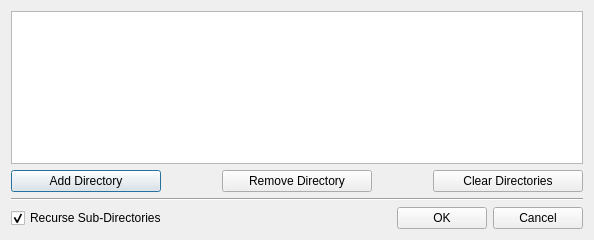
<?xml version="1.0" encoding="UTF-8"?>
<ui version="4.0">
 <class>DirectoriesDialog</class>
 <widget class="QDialog" name="DirectoriesDialog">
  <property name="windowModality">
   <enum>Qt::ApplicationModal</enum>
  </property>
  <property name="geometry">
   <rect>
    <x>0</x>
    <y>0</y>
    <width>594</width>
    <height>240</height>
   </rect>
  </property>
  <property name="windowTitle">
   <string>Select Directories</string>
  </property>
  <layout class="QVBoxLayout" name="verticalLayout_2">
   <item>
    <layout class="QVBoxLayout" name="verticalLayout">
     <item>
      <widget class="QListWidget" name="listWidget"/>
     </item>
     <item>
      <layout class="QHBoxLayout" name="horizontalLayout">
       <item>
        <widget class="QPushButton" name="buttonAddDir">
         <property name="minimumSize">
          <size>
           <width>150</width>
           <height>0</height>
          </size>
         </property>
         <property name="text">
          <string>Add Directory</string>
         </property>
         <property name="icon">
          <iconset resource="../DoubleFileScanner.qrc">
           <normaloff>:/res/Button_FolderAdd.png</normaloff>:/res/Button_FolderAdd.png</iconset>
         </property>
        </widget>
       </item>
       <item>
        <spacer name="horizontalSpacer">
         <property name="orientation">
          <enum>Qt::Horizontal</enum>
         </property>
         <property name="sizeHint" stdset="0">
          <size>
           <width>40</width>
           <height>20</height>
          </size>
         </property>
        </spacer>
       </item>
       <item>
        <widget class="QPushButton" name="buttonRemoveDir">
         <property name="minimumSize">
          <size>
           <width>150</width>
           <height>0</height>
          </size>
         </property>
         <property name="text">
          <string>Remove Directory</string>
         </property>
         <property name="icon">
          <iconset resource="../DoubleFileScanner.qrc">
           <normaloff>:/res/Button_FolderRemove.png</normaloff>:/res/Button_FolderRemove.png</iconset>
         </property>
        </widget>
       </item>
       <item>
        <spacer name="horizontalSpacer_3">
         <property name="orientation">
          <enum>Qt::Horizontal</enum>
         </property>
         <property name="sizeHint" stdset="0">
          <size>
           <width>40</width>
           <height>20</height>
          </size>
         </property>
        </spacer>
       </item>
       <item>
        <widget class="QPushButton" name="buttonClear">
         <property name="minimumSize">
          <size>
           <width>150</width>
           <height>0</height>
          </size>
         </property>
         <property name="text">
          <string>Clear Directories</string>
         </property>
         <property name="icon">
          <iconset resource="../DoubleFileScanner.qrc">
           <normaloff>:/res/Button_Clear.png</normaloff>:/res/Button_Clear.png</iconset>
         </property>
        </widget>
       </item>
      </layout>
     </item>
     <item>
      <widget class="QFrame" name="frame">
       <property name="frameShape">
        <enum>QFrame::HLine</enum>
       </property>
       <property name="frameShadow">
        <enum>QFrame::Sunken</enum>
       </property>
      </widget>
     </item>
     <item>
      <layout class="QHBoxLayout" name="horizontalLayout_2">
       <item>
        <widget class="QCheckBox" name="checkBoxRecursive">
         <property name="text">
          <string>Recurse Sub-Directories</string>
         </property>
         <property name="checkable">
          <bool>true</bool>
         </property>
         <property name="checked">
          <bool>true</bool>
         </property>
        </widget>
       </item>
       <item>
        <spacer name="horizontalSpacer_2">
         <property name="orientation">
          <enum>Qt::Horizontal</enum>
         </property>
         <property name="sizeHint" stdset="0">
          <size>
           <width>40</width>
           <height>20</height>
          </size>
         </property>
        </spacer>
       </item>
       <item>
        <widget class="QPushButton" name="buttonOkay">
         <property name="minimumSize">
          <size>
           <width>90</width>
           <height>0</height>
          </size>
         </property>
         <property name="text">
          <string>OK</string>
         </property>
         <property name="icon">
          <iconset resource="../DoubleFileScanner.qrc">
           <normaloff>:/res/Button_Accept.png</normaloff>:/res/Button_Accept.png</iconset>
         </property>
        </widget>
       </item>
       <item>
        <widget class="QPushButton" name="buttonCancel">
         <property name="minimumSize">
          <size>
           <width>90</width>
           <height>0</height>
          </size>
         </property>
         <property name="text">
          <string>Cancel</string>
         </property>
         <property name="icon">
          <iconset resource="../DoubleFileScanner.qrc">
           <normaloff>:/res/Button_Cancel.png</normaloff>:/res/Button_Cancel.png</iconset>
         </property>
        </widget>
       </item>
      </layout>
     </item>
    </layout>
   </item>
  </layout>
 </widget>
 <tabstops>
  <tabstop>buttonOkay</tabstop>
  <tabstop>buttonCancel</tabstop>
  <tabstop>buttonAddDir</tabstop>
  <tabstop>buttonRemoveDir</tabstop>
  <tabstop>buttonClear</tabstop>
  <tabstop>listWidget</tabstop>
  <tabstop>checkBoxRecursive</tabstop>
 </tabstops>
 <resources>
  <include location="../DoubleFileScanner.qrc"/>
 </resources>
 <connections>
  <connection>
   <sender>buttonOkay</sender>
   <signal>clicked()</signal>
   <receiver>DirectoriesDialog</receiver>
   <slot>accept()</slot>
   <hints>
    <hint type="sourcelabel">
     <x>441</x>
     <y>350</y>
    </hint>
    <hint type="destinationlabel">
     <x>296</x>
     <y>186</y>
    </hint>
   </hints>
  </connection>
  <connection>
   <sender>buttonCancel</sender>
   <signal>clicked()</signal>
   <receiver>DirectoriesDialog</receiver>
   <slot>reject()</slot>
   <hints>
    <hint type="sourcelabel">
     <x>537</x>
     <y>350</y>
    </hint>
    <hint type="destinationlabel">
     <x>296</x>
     <y>186</y>
    </hint>
   </hints>
  </connection>
 </connections>
</ui>
